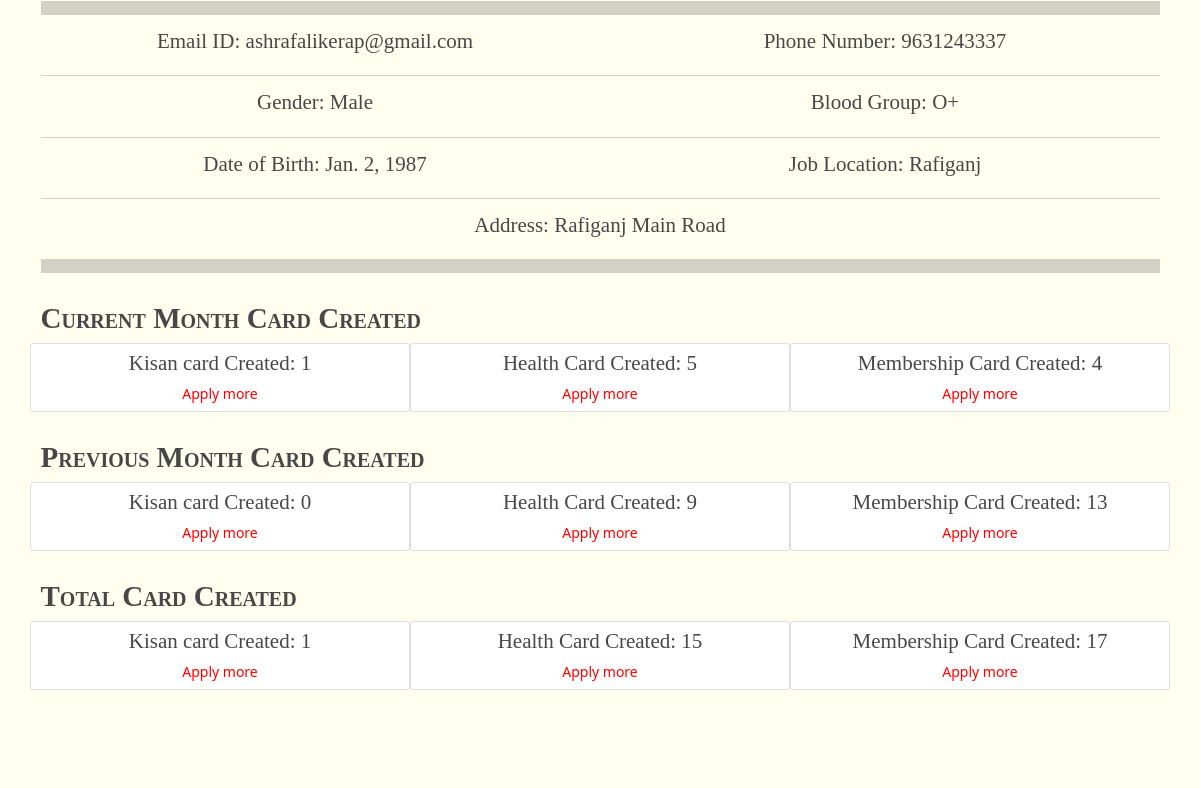
Page /profile (signed in, middle part) on the earlier database version.
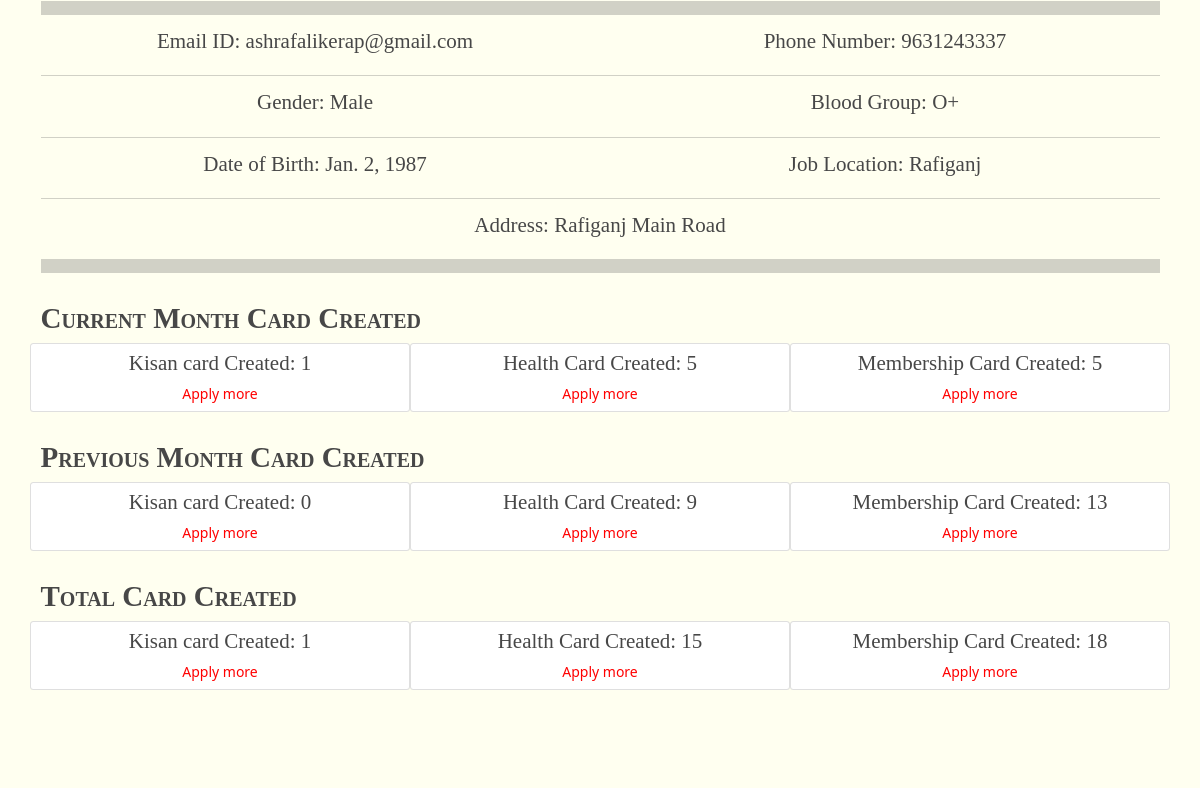
Same page on the later database version.
### EmployeeProfile/models.py (models this page shows)
class EmployeeProfile(models.Model):
    emmloyeeid = models.CharField(max_length=14, default="",unique=True,)
    email = models.CharField(max_length=100, unique=True,)
    user = models.OneToOneField(User, on_delete=models.CASCADE, related_name='profile')
    name = models.CharField(max_length=50, unique=False)
    phone_number = models.CharField(max_length=10, unique=True, null=False, blank=False)
    GENDER_CHOICES = (
        ('Male', 'Male'),
        ('Female', 'Female'),
    )
    gender = models.CharField(max_length=6, choices=GENDER_CHOICES)
    JOB_CHOICES = (
        ('DISTRICT DEVELOPMENT MANAGER', 'DISTRICT DEVELOPMENT MANAGER'),
        ('BLOCK DEVELOPMENT MANAGER', 'BLOCK DEVELOPMENT MANAGER'),
        ('FIELD EXECUTIVE', 'FIELD EXECUTIVE'),
        ('AGRICULTURAL ADVISOR', 'AGRICULTURAL ADVISOR'),
        ('COMPUTER TRAINER', 'COMPUTER TRAINER'),
        ('BEAUTICIAN', 'BEAUTICIAN'),
        ('TAILORING', 'TAILORING'),
        ('Office Boy/Peon', 'Office Boy/Peon'),
        ('Banking Trainer', 'Banking Trainer'),
        ('Regional Manager', 'Regional Manager'),
        ('Accountant/Cashier', 'Accountant/Cashier'),
        ('Receptionist', 'Receptionist'),
    )
    designation = models.CharField(max_length=32, choices=JOB_CHOICES)
    job_location = models.CharField(max_length=100, default="")
    bloodgroup = models.CharField(max_length=10, default="")
    dob = models.DateField()
    Address = models.CharField(max_length=500, default="")
    image = models.ImageField(upload_to="Employee", blank=True, null=True)
    total_health_card_created = models.IntegerField(default=0)
    total_kisan_card_created = models.IntegerField(default=0)
    total_membership_card_created = models.IntegerField(default=0)
    current_month_health_card_created = models.IntegerField(default=0)
    current_month_kisan_card_created = models.IntegerField(default=0)
    current_month_membership_card_created = models.IntegerField(default=0)
    previous_month_health_card_created = models.IntegerField(default=0)
    previous_month_kisan_card_created = models.IntegerField(default=0)
    previous_month_membership_card_created = models.IntegerField(default=0)
    class Meta:
        db_table = "profile"
        verbose_name_plural = "Employee Profiles"

### ifheplapp/views.py (the view)
# urls.py: path('profile', views.profile, name="profile"),
@login_required(login_url='/login')
def profile(request):
    profile = EmployeeProfile.objects.filter(user=request.user)
    for i in profile:
        kisan_count = len(KisanCard.objects.filter(employeeID=i.emmloyeeid))
        kisan_count = kisan_count if kisan_count else 0
        membership_count = len(
            Membership.objects.filter(employeeID=i.emmloyeeid))
        membership_count = membership_count if membership_count else 0
        health_count = len(HealthCard.objects.filter(employeeID=i.emmloyeeid))
        health_count = health_count if health_count else 0
    return render(request, "profile.html", {"profile": profile, "kisan_count": kisan_count, "membership_count": membership_count, "health_count": health_count})

### ifheplapp/templates/profile.html (shortened to what this page needs)
{% extends 'extends/base.html' %}
{% block body %}
<div class="row1" style="background-color: rgb(255, 255, 240);">
  <div class="container">
    <div class="my-2">
      {% for prof in profile %}
      <hr class="py-2">
      <div class="row">
        <div class="col-md-6 text-center">
          <h4>Email ID: {{prof.email}}</h4>
        </div>
        <div class="col-md-6 text-center">
          <h4>Phone Number: {{prof.phone_number}}</h4>
        </div>
      </div>
      <hr>
      <div class="row">
        <div class="col-md-6 text-center">
          <h4>Gender: {{prof.gender}}</h4>
        </div>
        <div class="col-md-6 text-center">
          <h4>Blood Group: {{prof.bloodgroup}}</h4>
        </div>
      </div>
      <hr>
      <div class="row">
        <div class="col-md-6 text-center">
          <h4>Date of Birth: {{prof.dob}}</h4>
        </div>
        <div class="col-md-6 text-center">
          <h4>Job Location: {{prof.job_location}}</h4>
        </div>
      </div>
      <hr>
      <div class="row">
        <div class="col-md text-center">
          <h4>Address: {{prof.Address}}</h4>
        </div>
      </div>
      <hr class="py-2">
      <div class="row py-3">
        <h3 class="logoname">Current Month Card Created</h3>
        <div class="col-md-4 text-center card py-2">
          <h4>Kisan card Created: {{prof.current_month_kisan_card_created}}</h4>
          <a style="color: red;" href="/card/Kisan-Card/apply">Apply more</a>
        </div>
        <div class="col-md-4 text-center card py-2">
          <h4>Health Card Created: {{prof.current_month_health_card_created}}</h4>
          <a style="color: red;" href="/card/Health-Card/apply">Apply more</a>
        </div>
        <div class="col-md-4 text-center card py-2">
          <h4>Membership Card Created: {{prof.current_month_membership_card_created}}</h4>
          <a style="color: red;" href="/membership">Apply more</a>
        </div>
      </div>
      <div class="row py-3">
        <h3 class="logoname">Previous Month Card Created</h3>
        <div class="col-md-4 text-center card py-2">
          <h4>Kisan card Created: {{prof.previous_month_kisan_card_created}}</h4>
          <a style="color: red;" href="/card/Kisan-Card/apply">Apply more</a>
        </div>
        <div class="col-md-4 text-center card py-2">
          <h4>Health Card Created: {{prof.previous_month_health_card_created}}</h4>
          <a style="color: red;" href="/card/Health-Card/apply">Apply more</a>
        </div>
        <div class="col-md-4 text-center card py-2">
          <h4>Membership Card Created: {{prof.previous_month_membership_card_created}}</h4>
          <a style="color: red;" href="/membership">Apply more</a>
        </div>
      </div>
      <div class="row py-3">
        <h3 class="logoname">Total Card Created</h3>
        <div class="col-md-4 text-center card py-2">
          <h4>Kisan card Created: {{prof.total_kisan_card_created}}</h4>
          <a style="color: red;" href="/card/Kisan-Card/apply">Apply more</a>
        </div>
        <div class="col-md-4 text-center card py-2">
          <h4>Health Card Created: {{prof.total_health_card_created}}</h4>
          <a style="color: red;" href="/card/Health-Card/apply">Apply more</a>
        </div>
        <div class="col-md-4 text-center card py-2">
          <h4>Membership Card Created: {{prof.total_membership_card_created}}</h4>
          <a style="color: red;" href="/membership">Apply more</a>
        </div>
      </div>
      {% endfor %}
    </div>
  </div>
</div>
{% endblock body %}

### ifheplapp/templates/extends/base.html (shortened to what this page needs)
<!DOCTYPE html>
<html lang="">
<head>
  <link href="/static/styles/layout.css" rel="stylesheet" type="text/css" media="all">
  <link href="/static/styles/owl.carousel.min.css" rel="stylesheet" type="text/css" media="all">
  <link href="https://cdn.jsdelivr.net/npm/bootstrap@5.1.3/dist/css/bootstrap.min.css" rel="stylesheet"
>
</head>
<body id="top" onload="myFunction()">
    {% block body %}{% endblock body %}
</body>
</html>

### ifheplapp/static/styles/layout.css (style rules this page uses)
.row1 { border-top:1px solid; }
.container { padding:80px 0; }
*, *::before, *::after { transition:all .3s ease-in-out; }
body { color:#A8A8A8; background-color:#151618; }
a { color:#f29494; }
hr, .borderedbox { border-color:#D7D7D7; }
.logoname { color:inherit; }
.row1 { color:#474747; background-color:#FFFFFF; border-color:rgba(0,0,0,.1); }

### ifheplapp/static/styles/framework.css (style rules this page uses)
html { overflow-y:scroll; overflow-x:hidden; }
html, body { margin:0; padding:0; font-size:14px; line-height:1.6em; }
*, *::before, *::after { box-sizing:border-box; }
.logoname { display:inline-block; min-width:170px; font-size:29px; font-variant:small-caps; font-weight:700; }
a { outline:none; text-decoration:none; }
body, input, textarea, select { font-family:Verdana, Geneva, sans-serif; }
h1, h2, h3, h4, h5, h6, .heading { font-family:Georgia, "Times New Roman", Times, serif; }
::placeholder { opacity:1; }
h1, h2, h3, h4, h5, h6, .heading { margin:0 0 20px 0; font-size:1.4rem; line-height:normal; font-weight:normal; }
hr { display:block; width:100%; height:1px; border:solid; border-width:1px 0 0 0; }

### ifheplapp/templates/extends/base.html (style rules this page uses)
a { text-decoration: none !important; }

Differences in the rows shown:
changed EmployeeProfile "ashrafalikerap@gmail.com": current_month_membership_card_created "4" → "5"; total_membership_card_created "17" → "18"
